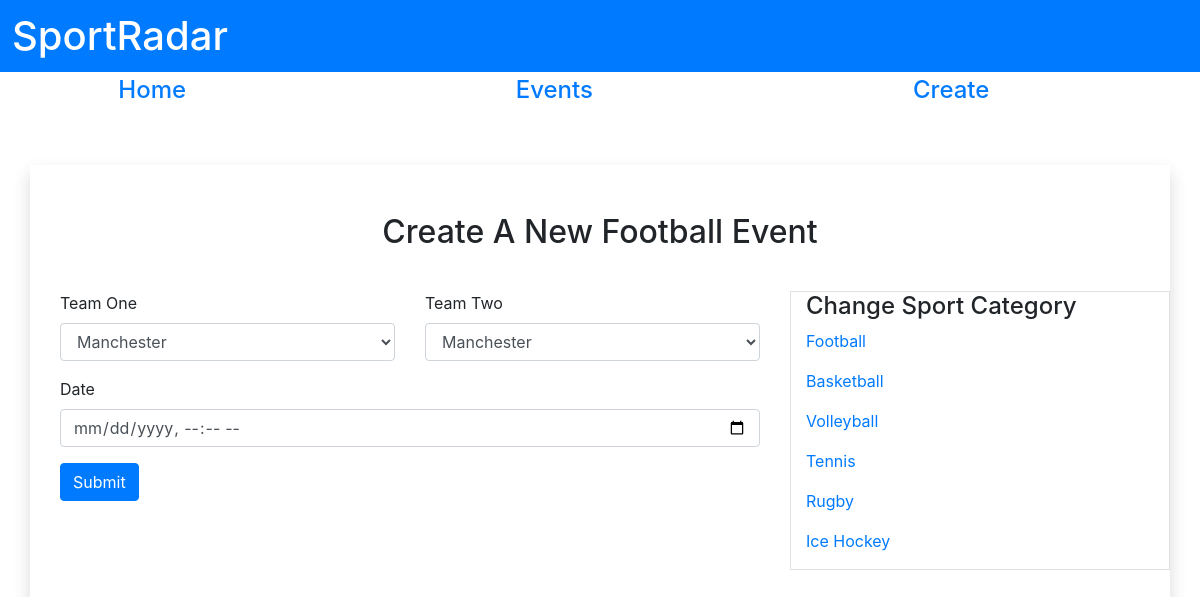
Screenshot of /sportradar/event/Football with the database file from the repository.
### tables this page shows
CREATE TABLE `category` (
  `category_name` varchar(45) DEFAULT NULL,
  `id` int(10) UNSIGNED NOT NULL
);

### sportradar/controllers/Controller.php (called while the page is built)
<?php
include './models/Core.php';
class Controller extends Core
{
	public static function CreateView($view){
		require_once("views/".$view.".php");
	}
}
?>

### sportradar/models/Core.php (called while the page is built, shortened)
<?php
class Core {
  private static $db_name = 'sport_events';
	private static $db_user = 'root';
	private static $db_pass = '';
	private static $db_host = 'localhost';
  private static $conn;
  private static function connection() {
		self::$conn = new mysqli( self::$db_host, self::$db_user, self::$db_pass, self::$db_name );
	}
	protected static function read($table, $join='',  $fields='*',$where='' ){
		$sql = "SELECT ".$fields." FROM ".$table." ".$join." ".$where." ;";
		$result = self::$conn->query($sql);
    if($result->num_rows == 0){
      $res = null;
    }else{
      $res = $result->fetch_all(MYSQLI_ASSOC);
    }
    return $res;
	}
}
?>

### sportradar/controllers/Team.php (called while the page is built, shortened)
<?php
class Team extends Controller
{
	public static $team;
	public static function showTeams($category){
		$table = 'team';
		$fields = ' team.name as team, team.id as id, category.id as cat_id ';
		$join = ' JOIN category ON team._CATEGORY = category.id ';
		$where = " where category_name = '$category'";
		self::$team = self::read($table,$join,$fields,$where);
		return self::$team;
	}
}
?>

### sportradar/controllers/Category.php (called while the page is built, shortened)
<?php
class Category extends Controller
{
	public static $categories;
	public static function category_show(){
		$table = 'category';
		self::$categories = self::read($table);
		return self::$categories;
	}
}
 ?>

### sportradar/views/create/newevent.php (the view, shortened to what this page needs)
<?php
  $category = Category::$categories;
  $team = Team::$team;
?>
<h2 class="text-center p-4">Create A New <?= $_GET['method'] ?> Event</h2>
<div class="row">
  <div class="my-2 col-8">
    <form action="/sportradar/newevent/save" method="POST" class="container">
      <div class="row">
          <div class="form-group col-6">
            <label>Team One</label>
              <select name="teamOne" class="form-control">
                <?php foreach ($team as $key => $value): ?>
                  <option value="<?=$value['id'];?>"><?=$value['team']; ?></option>
                <?php endforeach ?>
              </select>
          </div>
          <div class="form-group col-6">
            <label>Team Two</label>
              <select name="teamTwo" class="form-control">
                <?php foreach ($team as $key => $value): ?>
                  <option value="<?=$value['id'];?>"><?=$value['team']; ?></option>
                <?php endforeach ?>
              </select>
          </div>
      </div>
      <div class="form-group">
          <label>Date</label>
          <input type="datetime-local" class="form-control" name="date" >
      </div>
      <button type="submit" class="btn btn-primary">Submit</button>
    </form>
  </div>
  <div class="my-2 col-4 border">
    <h4>Change Sport Category</h4>
    <?php foreach ($category as $key => $value): ?>
      <a href="/sportradar/event/<?= $value['category_name'] ?>" >
        <p><?= $value['category_name'] ?></p>
      </a>
    <?php endforeach; ?>
  </div>
</div>

### rows the page displays
category: category_name "Football"
category: category_name "Basketball"
category: category_name "Volleyball"
category: category_name "Tennis"
category: category_name "Rugby"
category: category_name "Ice Hockey"

### other values shown
$_GET['method'] "Football"
form field teamOne "Manchester"
form field teamTwo "Manchester"
